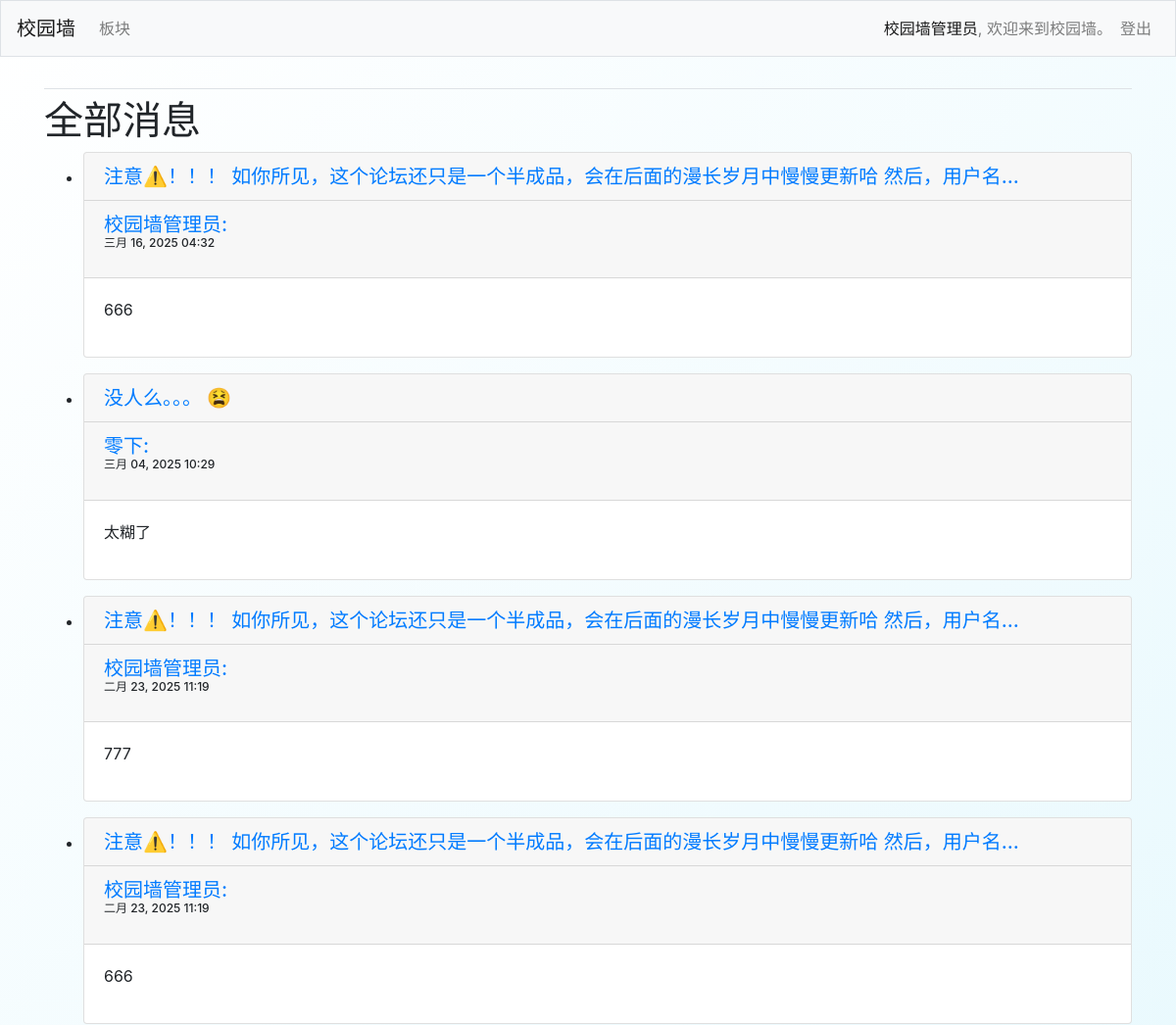
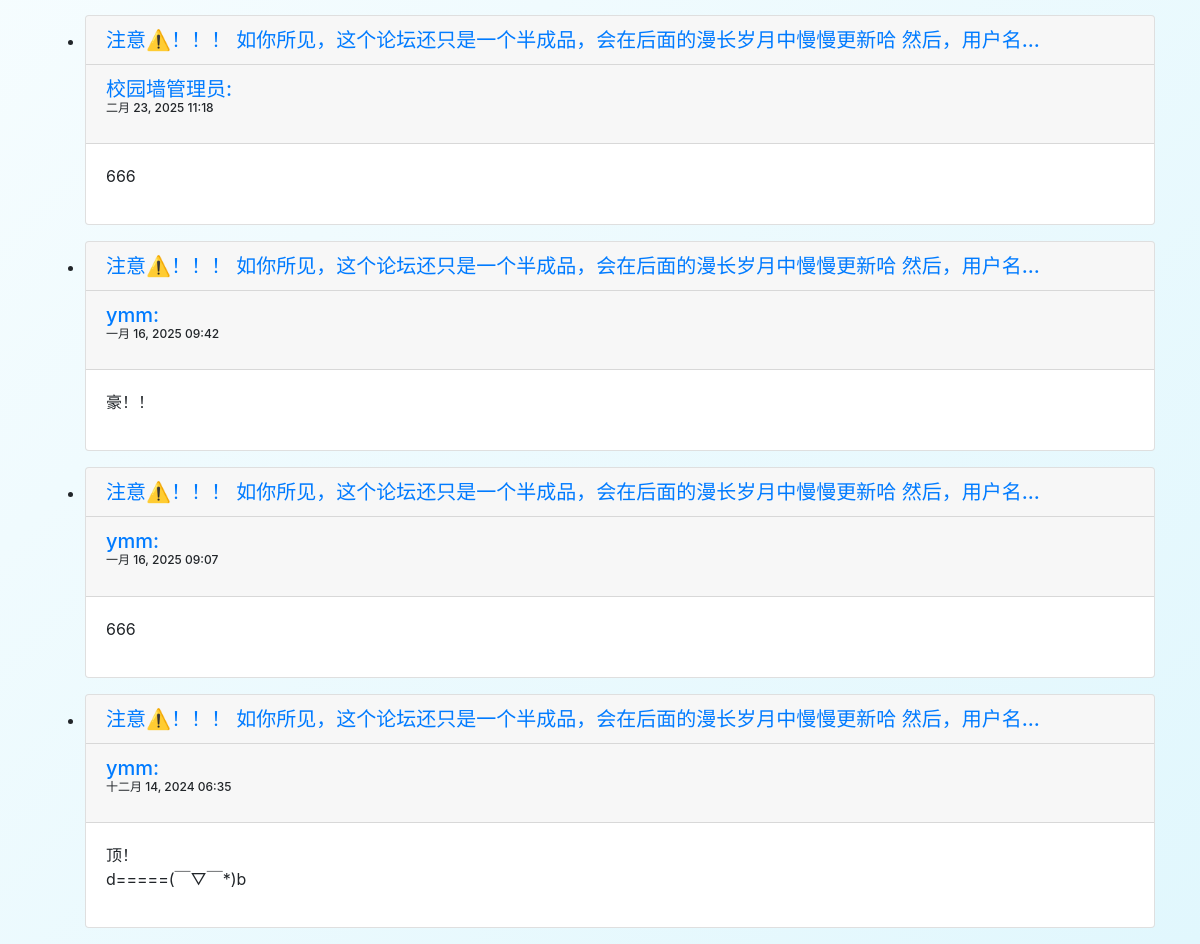
The page /all_messages (signed in) on the database as committed earlier (2 pictures, top to bottom).
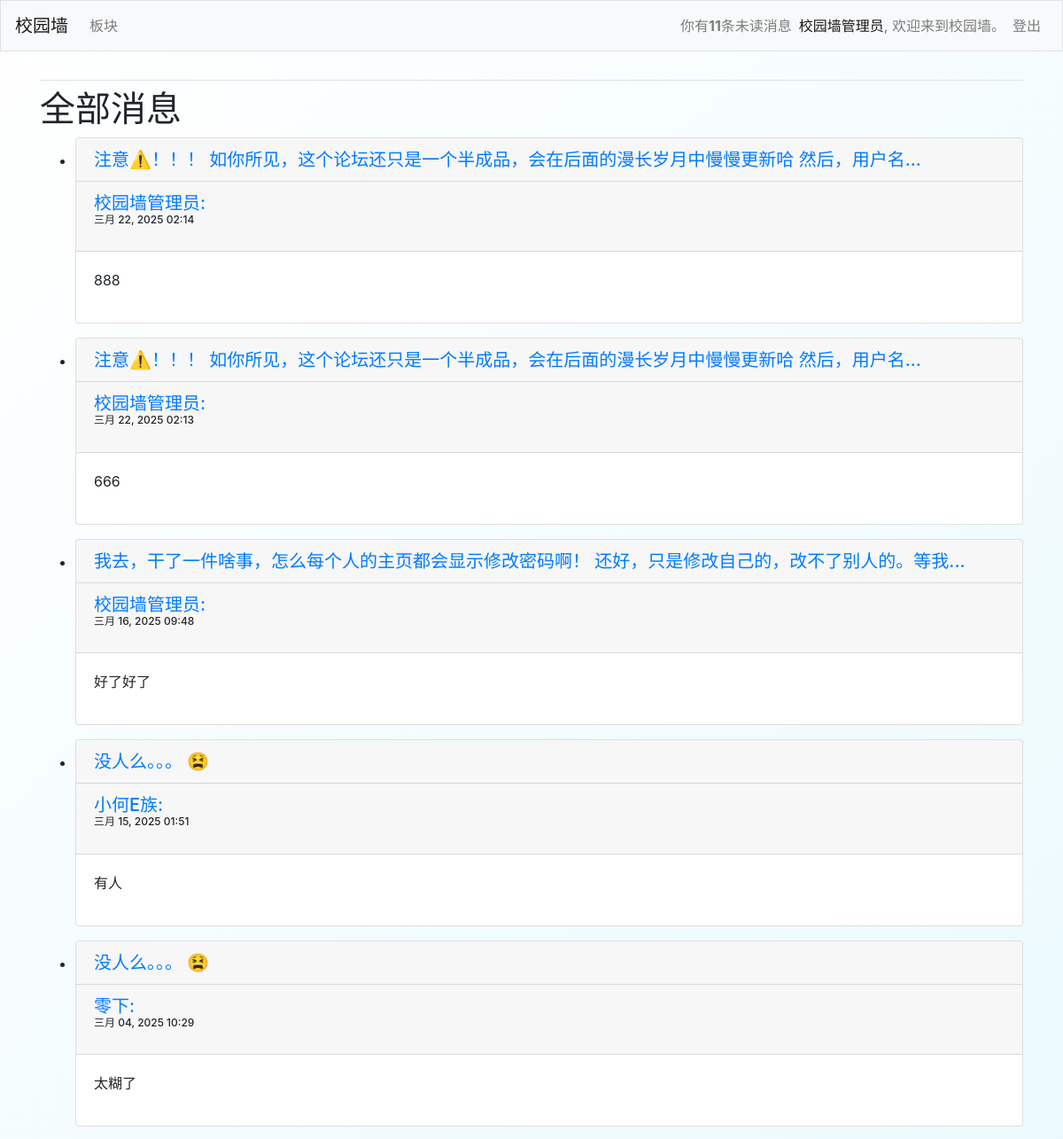
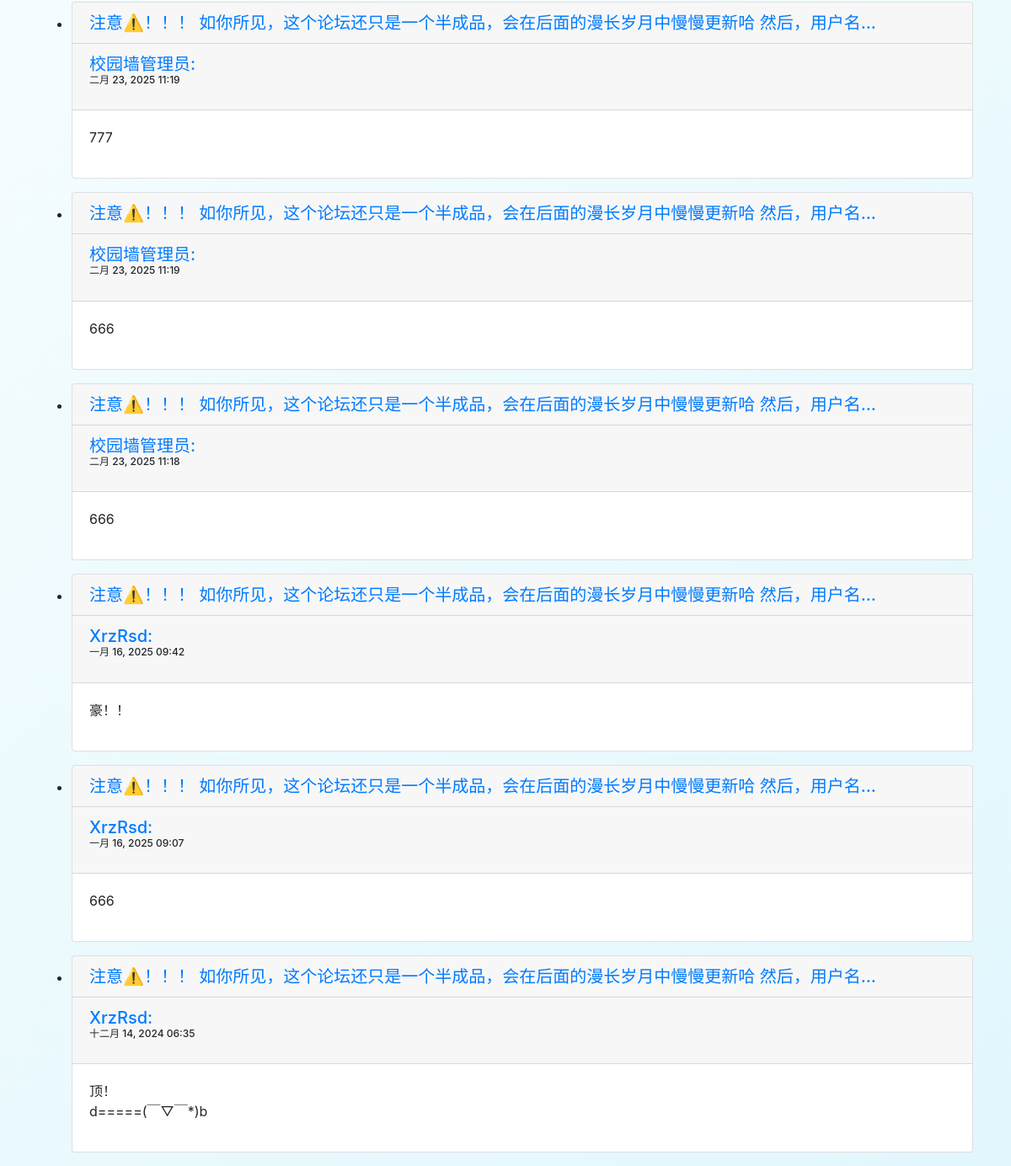
The same page on the database as committed later (2 pictures, top to bottom).
### xyq_files/models.py (models this page shows, shortened)
class Reply(models.Model):
    entry = models.ForeignKey(Entry,on_delete=models.CASCADE)
    text = models.TextField()
    date_added = models.DateTimeField(auto_now=True)
    owner = models.ForeignKey(settings.AUTH_USER_MODEL,on_delete=models.CASCADE,null=True)
    is_read = models.BooleanField(default=False)
    class Meta:
        verbose_name_plural = 'replies'

class Entry(models.Model):
    topic = models.ForeignKey(Topic,on_delete=models.CASCADE)
    text = models.TextField()
    date_added = models.DateTimeField(auto_now=True)
    owner = models.ForeignKey(CustomUser,on_delete=models.CASCADE,null=True)
    is_read = models.BooleanField(default=False)
    class Meta:
        verbose_name_plural = 'entries'
    def __str__(self):
        if len(self.text)>50:
            return f"{self.text[:50]}..."
        else:
            return self.text

### users/models.py (models this page shows)
class CustomUser(AbstractUser):
    phone_number = models.CharField(max_length=15, blank=True, null=True)  # 允许 NULL
    introduction = models.CharField(max_length=400, blank=True, default='这个家伙很懒，还没有添加简介~~')

### xyq_files/views.py (the view)
# urls.py: path('all_messages',views.all_messages,name='all_messages'),
@login_required
def all_messages(request):
    reply = Reply.objects.filter(entry__owner=request.user)
    reply = reply.order_by('-date_added')
    return render(request, 'xyq_files/all_messages.html', {'all_messages':reply})

### xyq_files/context_processors.py (called while the page is built)
def unread_count_processor(request):
    if request.user.is_authenticated:
        unread_count = Reply.objects.filter(entry__owner=request.user, is_read=False).count()
    else:
        unread_count = 0
    return {'unread_count': unread_count}

### xyq_files/templates/xyq_files/all_messages.html
{% extends 'xyq_files/base.html' %}
{% block content %}
<h1>全部消息</h1>
<ul>
    {% for message in all_messages %}
    <li>
        <div class="card mb-3">
            <h5 class="card-header">
                <a href="{% url 'xyq_files:entry' message.entry.id %}">{{ message.entry }}</a>
            </h5>
            <h5 class="card-header">
                <a href="{% url 'users:introduction' message.owner.id %}">{{ message.owner }}:</a>
                <p style="font-size: 12px;">
                    {{ message.date_added|date:'M d, Y h:i'}}
                </p>
            </h5>
            <div class="card-body">
                {{ message.text|linebreaks }}
            </div>
        </div>
    </li>
    {% empty %}
    <li>暂时消息哦~~</li>
    {% endfor %}
</ul>
{% endblock %}

### xyq_files/templates/xyq_files/base.html (shortened to what this page needs)
<link rel="stylesheet" href="https://unpkg.com/bootstrap@4.6.2/dist/css/bootstrap-theme.min.css"
>
{% load bootstrap4 %}
<!doctype html>
<html lang="zh-CN">
<head>
    {% bootstrap_css %}
</head>
<body>
    <nav class="navbar navbar-expand-md navbar-light bg-light mb-4 border">
        <a class="navbar-brand" href="{% url 'xyq_files:index' %}">
            校园墙
        </a>
        <div class="collapse navbar-collapse" id="navbarCollapse">
            <ul class="navbar-nav mr-auto">
                <li class="nav-item">
                    <a class="nav-link" href="{% url 'xyq_files:topics' %}">板块</a>
                </li>
            </ul>
            <ul class="navbar-nav ml-auto">
                {% if user.is_authenticated %}
                    {% if unread_count > 0 %}
                        <li class="nav-item">
                            <a class="nav-link" href="{% url 'xyq_files:unread_messages' %}">你有<strong>{{ unread_count }}</strong>条未读消息</a></span>
                        </li>
                    {% endif %}
                    <li class="nav-item">
                        <span class="navbar-text"><a href="{% url 'users:introduction' user.id %}">{{ user.username }}</a>, 欢迎来到校园墙。</span>
                    </li>
                    <li class="nav-item">
                        <a class="nav-link" href="{% url 'users:logout' %}">登出</a>
                    </li>
                {% endif %}
            </ul>
        </div>
    </nav>
    <main role="main" class="container">
        <div class="pb-2 mb-2 border-bottom">
        </div>
        <div>
            {% block content %}{% endblock content %}
        </div>
    </main>
</body>
</html>

Rows that differ between the two databases and show on the page:
no longer on this page (row edited): Reply: entry "注意⚠️！！！ 如你所见，这个论坛还只是一个半成品，会在后面的漫长岁月中慢慢更新哈 然后，用户名...", owner "校园墙管理员", date_added "三月 16, 2025 04:32", text "666"
added Reply: entry "注意⚠️！！！ 如你所见，这个论坛还只是一个半成品，会在后面的漫长岁月中慢慢更新哈 然后，用户名...", owner "校园墙管理员", date_added "三月 22, 2025 02:14", text "888"
added Reply: entry "注意⚠️！！！ 如你所见，这个论坛还只是一个半成品，会在后面的漫长岁月中慢慢更新哈 然后，用户名...", owner "校园墙管理员", date_added "三月 22, 2025 02:13", text "666"
added Reply: entry "我去，干了一件啥事，怎么每个人的主页都会显示修改密码啊！ 还好，只是修改自己的，改不了别人的。等我...", owner "校园墙管理员", date_added "三月 16, 2025 09:48", text "好了好了"
added Reply: entry "没人么。。。 😫", owner "小何E族", date_added "三月 15, 2025 01:51", text "有人"
changed through a linked row, Reply "一月 16, 2025 09:42": owner "ymm" → "XrzRsd"
changed through a linked row, Reply "一月 16, 2025 09:07": owner "ymm" → "XrzRsd"
changed through a linked row, Reply "十二月 14, 2024 06:35": owner "ymm" → "XrzRsd"
Other text that changed with them:
{{ unread_count }}: (not shown) → "11"
text now shown: "你有 条未读消息"
